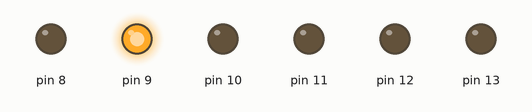
The program below on a simulated Arduino Uno, built with avr-gcc and run on an emulated ATmega328P. On the bench: output pins drawn as LEDs (lit = HIGH).

Above: at 0.02 s.
At 0.32 s:
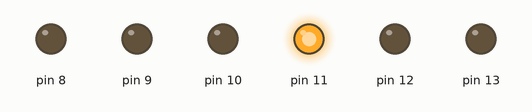
At 0.72 s:
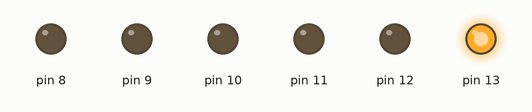
At 1.47 s:
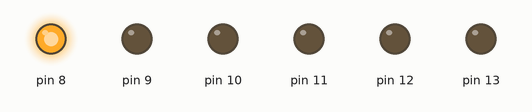
At 2.17 s:
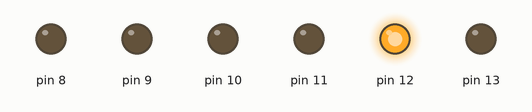
At 2.87 s:
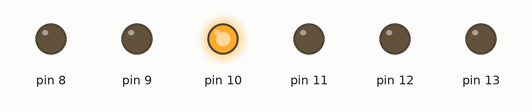
Timing chart, 0 to 3.2 s (numbered marks = the images above):
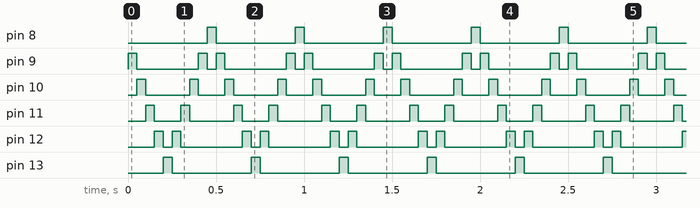

Measured:
- by itself, pin 8, pin 13: alternates HIGH for 0.05 s and LOW for 0.45 s
- by itself, pin 9: repeats every 0.50 s: LOW 0.35 s, HIGH 0.05 s, LOW 0.05 s, HIGH 0.05 s
- by itself, pin 10: repeats every 0.50 s: LOW 0.25 s, HIGH 0.05 s, LOW 0.15 s, HIGH 0.05 s
- by itself, pin 11: repeats every 0.50 s: LOW 0.15 s, HIGH 0.05 s, LOW 0.25 s, HIGH 0.05 s
- by itself, pin 12: repeats every 0.50 s: LOW 0.05 s, HIGH 0.05 s, LOW 0.35 s, HIGH 0.05 s

The program:

main.c
```c
/*
* Author : Shirantha Madusanka (Software Engineering, University of Kelaniya, Sri Lanka)
* Date : 28/07/2019
* Divice : Arduino Uno - ATmega328p
* Purpose : Developing a knight rider application using C language for learning purpose.
*/


int main(void) {

  // DDR - Set to HIGH or LOW.
  // B - Digital pin from 8 to 13. (6s pins)
  // DDRB - Set digital pin from 8 to 13 as OUTPUTs.
  // PB0, PB1, PB2, PB3, PB4, PB4, PB6, PB6 in micorcontroller / pin 8,9,10,11,12,13 in arduino board.
  DDRB = 0b111111;

  // B - Digital pin from 8 to 13. (6s pins)
  // PORT - Set values to HIGH or LOW
  // PORTB - Digital pin from 8 to set HIGH.
  PORTB = 0b000001;

  // Number of lights.
  int numOfLights = 6;

  // Delay
  int delayTime = 50;

  while (1) {

    // Rotate to the right
    for (unsigned char i = 1; i < numOfLights; i++) {
      PORTB <<= 1;
      _delay_ms(delayTime);
    }

    // Rotate to the left
    for (unsigned char i = 1; i < numOfLights; i++) {
      PORTB >>= 1;
      _delay_ms(delayTime);
    }
  }
  return 0;
}
```
